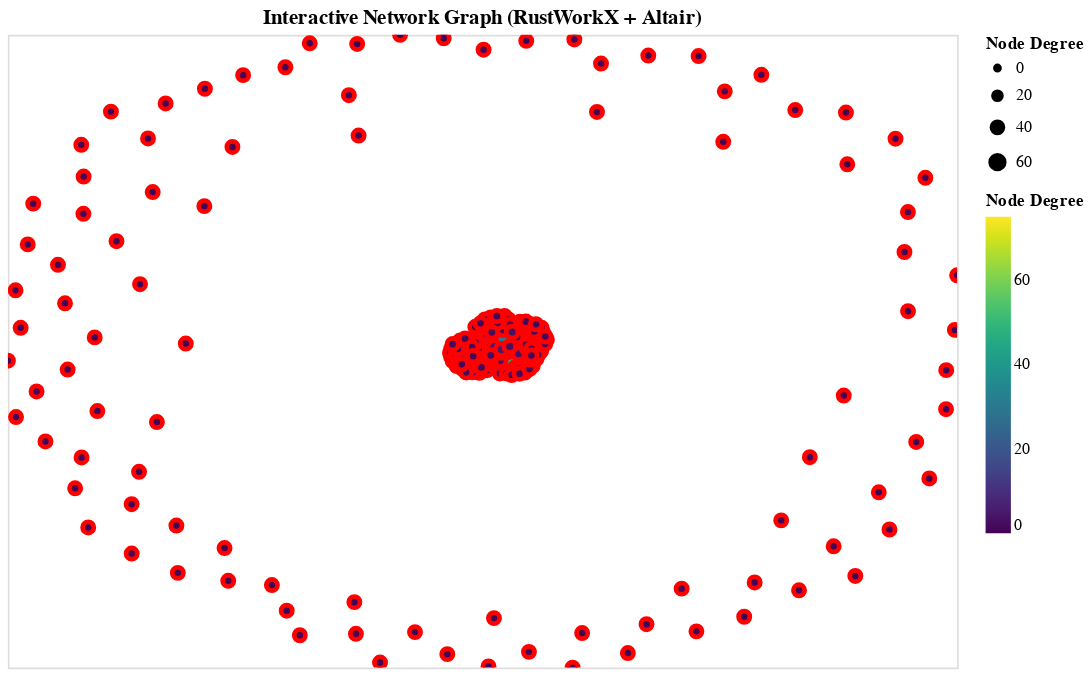

Notebook source saved alongside this figure:
### Code cell
# Create Altair visualization
chart = prepare_altair_graph_jupyter(kiara_network_data)
if chart:
    chart.show()

### Figure 1 — Vega-Lite specification as saved in the notebook (floating-point values rounded to 4 significant figures; data arrays with more than 128 entries replaced by an {"elided": "..."} marker saying what was removed)
{"config": {"view": {"continuousWidth": 300, "continuousHeight": 300}}, "layer": [{"data": {"name": "data-f73ccd9f190dfe8c7c27f0891dfecc70"}, "mark": {"type": "rule", "color": "lightgray", "opacity": 0.6, "strokeWidth": 1}, "encoding": {"x": {"axis": null, "field": "x", "scale": {"nice": false}, "type": "quantitative"}, "x2": {"field": "x2"}, "y": {"axis": null, "field": "y", "scale": {"nice": false}, "type": "quantitative"}, "y2": {"field": "y2"}}, "name": "view_2"}, {"data": {"name": "data-5ebf858cc221c92e4f7c1b3c73f4f666"}, "mark": {"type": "circle", "size": 100, "stroke": "white", "strokeWidth": 2}, "encoding": {"color": {"field": "degree", "legend": {"title": "Node Degree"}, "scale": {"scheme": "viridis"}, "type": "quantitative"}, "opacity": {"condition": {"param": "param_1", "value": 1.0}, "value": 0.7}, "size": {"field": "degree", "legend": {"title": "Node Degree"}, "scale": {"range": [50, 200]}, "type": "quantitative"}, "stroke": {"condition": {"param": "param_1", "value": "red"}, "value": "white"}, "strokeWidth": {"condition": {"param": "param_1", "value": 3}, "value": 1}, "tooltip": [{"field": "label", "type": "nominal"}, {"field": "original_id", "type": "ordinal"}, {"field": "degree", "type": "quantitative"}], "x": {"axis": null, "field": "x", "scale": {"nice": false}, "type": "quantitative"}, "y": {"axis": null, "field": "y", "scale": {"nice": false}, "type": "quantitative"}}, "name": "view_1"}], "height": 400, "params": [{"name": "param_1", "select": {"type": "point", "fields": ["node_id"], "toggle": true}, "views": ["view_1"]}, {"name": "param_2", "select": {"type": "interval", "encodings": ["x", "y"]}, "bind": "scales", "views": ["view_2"]}], "resolve": {"scale": {"color": "independent"}}, "title": "Interactive Network Graph (RustWorkX + Altair)", "width": 600, "$schema": "https://vega.github.io/schema/vega-lite/v5.20.1.json", "datasets": {"data-f73ccd9f190dfe8c7c27f0891dfecc70": {"elided": "313 records"}, "data-5ebf858cc221c92e4f7c1b3c73f4f666": {"elided": "276 records"}}}
